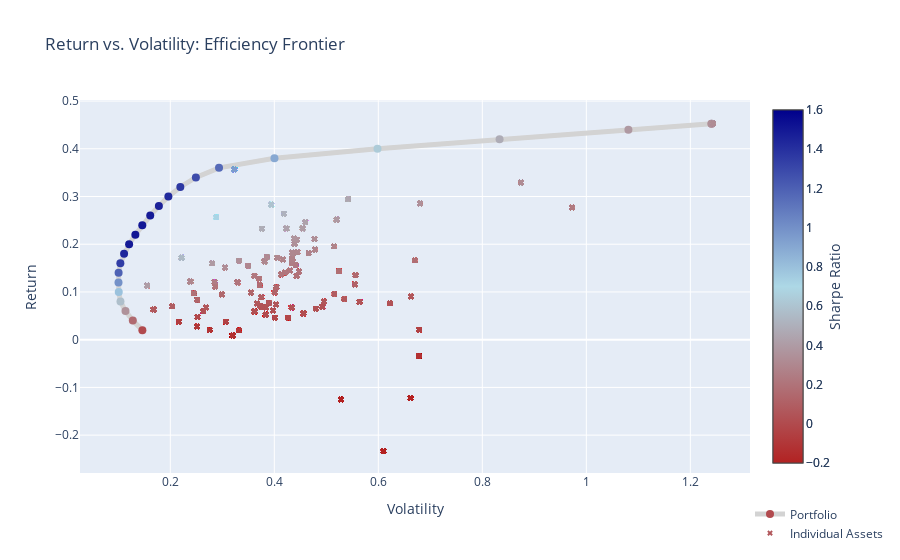

Notebook cell for this chart:
### Markdown cell above
Now we can finally start creating the efficiency frontier.

### Code cell
import plotly.graph_objs as go

# Define the x and y values
x = df['Portfolio volatility']
y = df['Portfolio return']
z = df['Portfolio Sharpe ratio'] # Use this dimension to give color to show the Sharpe Ratio

# Define the color scale
color_scale = [[0, 'firebrick'], [0.5, 'lightblue'], [1, 'darkblue']]

# Create the scatter plot for the portfolio
trace_portfolio = go.Scatter(
    x=x,
    y=y,
    mode='lines+markers',
    marker=dict(
        size=8,
        color=z,
        colorscale=color_scale,
        cmin=-0.2,
        cmax=1.6,
        showscale=True
    ),
    line=dict(
        width=5,
        color='lightgrey',
    ),
    name='Portfolio',
    hovertemplate='Portfolio volatility: %{x}<br>Portfolio return: %{y}<br> Portfolio Sharpe ratio %{marker.color:.3f} <extra></extra>')

# Create the scatter plot for the assets
trace_assets = go.Scatter(
    x=df_q4_100_sorted['assets_volatility'],
    y=df_q4_100_sorted['assets_AAR'],
    mode='markers',
    marker=dict(
        size=5,
        color=df_q4_100_sorted['assets_SharpeRatio'],
        colorscale=color_scale,
        cmin=-0.2,
        cmax=1.6,
        colorbar=dict(
            title={
                'text': 'Sharpe Ratio',
                'side': 'right',

            }
        ),
        showscale=True,
        symbol='x'
    ),
    name='Individual Assets',
    hovertemplate='Asset volatility: %{x}<br>Asset return: %{y}<br>Asset Sharpe Ratio: %{marker.color:.3f} <extra></extra>')


# Add axis labels and a title
layout = go.Layout(
    title='Return vs. Volatility: Efficiency Frontier',
    xaxis=dict(title='Volatility', showgrid=True),
    yaxis=dict(title='Return', showgrid=True),
    legend=dict(x=1, y=-0.2),
    autosize=True  # ,
    # plot_bgcolor='white'
)

# Create a figure
fig = go.Figure(data=[trace_portfolio, trace_assets], layout=layout)

# Show the plot
fig.show()

### Figure 1 — Plotly figure (JSON) as saved in the notebook; plotly's stock layout.template omitted (floating-point values rounded to 4 significant figures; data arrays with more than 128 entries replaced by an {"elided": "..."} marker saying what was removed)
{"data": [{"hovertemplate": "Portfolio volatility: %{x}<br>Portfolio return: %{y}<br> Portfolio Sharpe ratio %{marker.color:.3f} <extra></extra>", "line": {"color": "lightgrey", "width": 5}, "marker": {"cmax": 1.6, "cmin": -0.2, "color": [1.823e-11, 0.1563, 0.3515, 0.576, 0.7931, 0.9964, 1.193, 1.347, 1.44, 1.49, 1.506, 1.506, 1.487, 1.46, 1.427, 1.368, 1.284, 1.158, 0.8994, 0.635, 0.4801, 0.3886, 0.3487, 0.3487], "colorscale": [[0, "firebrick"], [0.5, "lightblue"], [1, "darkblue"]], "showscale": true, "size": 8}, "mode": "lines+markers", "name": "Portfolio", "type": "scatter", "x": [0.1463, 0.1279, 0.1138, 0.1042, 0.1009, 0.1004, 0.1006, 0.1039, 0.1111, 0.1208, 0.1328, 0.1461, 0.1614, 0.178, 0.1963, 0.2193, 0.2492, 0.2937, 0.4003, 0.5985, 0.8332, 1.081, 1.241, 1.241], "y": [0.02, 0.04, 0.06, 0.08, 0.1, 0.12, 0.14, 0.16, 0.18, 0.2, 0.22, 0.24, 0.26, 0.28, 0.3, 0.32, 0.34, 0.36, 0.38, 0.4, 0.42, 0.44, 0.4526, 0.4526]}, {"hovertemplate": "Asset volatility: %{x}<br>Asset return: %{y}<br>Asset Sharpe Ratio: %{marker.color:.3f} <extra></extra>", "marker": {"cmax": 1.6, "cmin": -0.2, "color": {"elided": "19200 float values"}, "colorbar": {"title": {"side": "right", "text": "Sharpe Ratio"}}, "colorscale": [[0, "firebrick"], [0.5, "lightblue"], [1, "darkblue"]], "showscale": true, "size": 5, "symbol": "x"}, "mode": "markers", "name": "Individual Assets", "type": "scatter", "x": {"elided": "19200 float values"}, "y": {"elided": "19200 float values"}}], "layout": {"autosize": true, "legend": {"x": 1, "y": -0.2}, "title": {"text": "Return vs. Volatility: Efficiency Frontier"}, "xaxis": {"showgrid": true, "title": {"text": "Volatility"}}, "yaxis": {"showgrid": true, "title": {"text": "Return"}}}}
